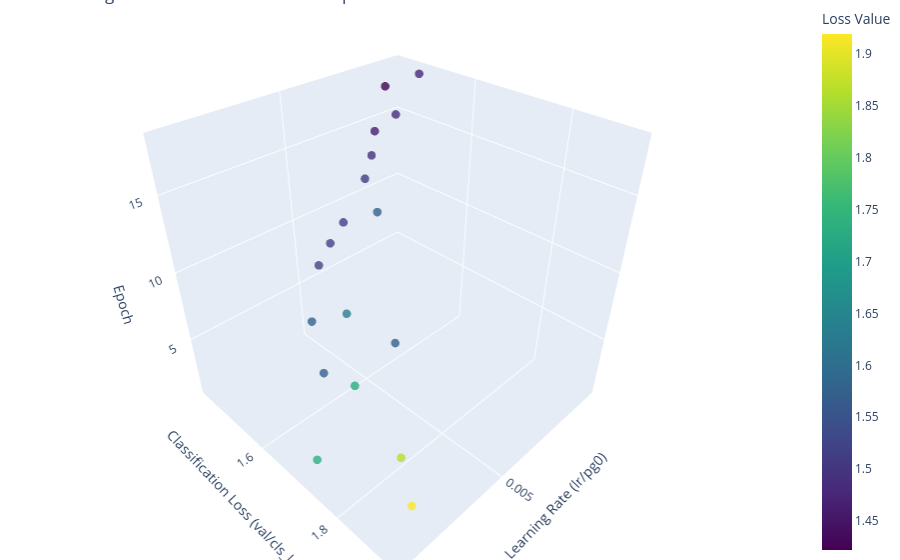

Source (notebook cell):
### Code cell
graph_LrLoss_3D(df)

### Figure 1 — Plotly figure (JSON) as saved in the notebook; plotly's stock layout.template omitted (floating-point values rounded to 4 significant figures)
{"data": [{"marker": {"color": [1.577, 1.568, 1.739, 1.919, 1.864, 1.727, 1.581, 1.635, 1.524, 1.519, 1.518, 1.573, 1.506, 1.488, 1.462, 1.484, 1.422, 1.479], "colorbar": {"title": {"text": "Loss Value"}}, "colorscale": [[0, "#440154"], [0.1111, "#482878"], [0.2222, "#3e4989"], [0.3333, "#31688e"], [0.4444, "#26828e"], [0.5556, "#1f9e89"], [0.6667, "#35b779"], [0.7778, "#6ece58"], [0.8889, "#b5de2b"], [1, "#fde725"]], "opacity": 0.8, "size": 5}, "mode": "markers", "type": "scatter3d", "x": [0.003313, 0.00628, 0.008817, 0.00835, 0.0078, 0.00725, 0.0067, 0.00615, 0.0056, 0.00505, 0.0045, 0.00395, 0.0034, 0.00285, 0.0023, 0.00175, 0.0012, 0.00065], "y": [1.577, 1.568, 1.739, 1.919, 1.864, 1.727, 1.581, 1.635, 1.524, 1.519, 1.518, 1.573, 1.506, 1.488, 1.462, 1.484, 1.422, 1.479], "z": [1, 2, 3, 4, 5, 6, 7, 8, 9, 10, 11, 12, 13, 14, 15, 16, 17, 18]}], "layout": {"margin": {"b": 0, "l": 0, "r": 0, "t": 0}, "scene": {"xaxis": {"title": {"text": "Learning Rate (lr/pg0)"}}, "yaxis": {"title": {"text": "Classification Loss (val/cls_loss)"}}, "zaxis": {"title": {"text": "Epoch"}}}, "title": {"text": "Learning Rate vs. Validation Loss vs. Epoch"}}}
